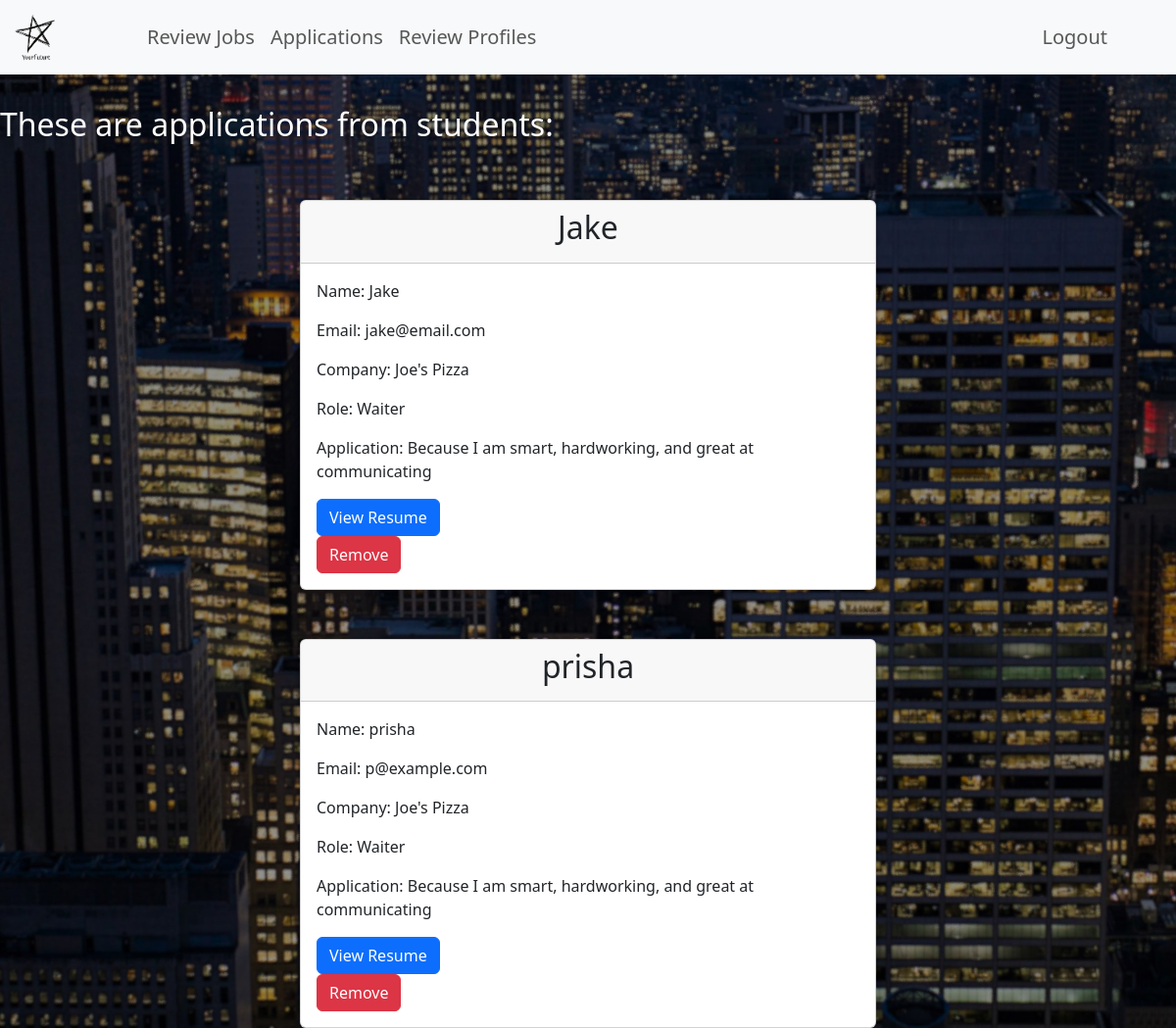
Page /reviewapplicants (signed in) on the committed database.
### tables this page shows
CREATE TABLE "intrested_jobs" (
	"company"	TEXT NOT NULL,
	"role"	TEXT NOT NULL,
	"name"	TEXT NOT NULL,
	"email"	TEXT NOT NULL,
	"user_id"	INTEGER NOT NULL,
	"job_id"	INTEGER NOT NULL,
	"reason"	TEXT NOT NULL,
	"resume"	TEXT NOT NULL,
	"filepath"	TEXT NOT NULL,
	"id"	INTEGER NOT NULL,
	PRIMARY KEY("id" AUTOINCREMENT)
);

### app.py (the view, shortened to what this page needs)
@login_required
@app.route("/reviewapplicants", methods = ["GET", "POST"])
def application():
    conn = get_db()
    cursor = conn.cursor()
    cursor.execute("SELECT * FROM intrested_jobs")
    jobs = cursor.fetchall()
    portfolio=[]
    if jobs:
        for job in jobs:
            portfolio.append({"company":job["company"], "role": job["role"],"id": job["id"], "reason": job["reason"], "resume":job["resume"], "filepath": job["filepath"], "name": job["name"], "email": job["email"]})
    conn.close()
    return render_template("aapplications.html", portfolio = portfolio)

### app.py (called while the page is built)
def get_db():
    if not hasattr(g, 'sqlite_db'): #checks if database connection is already established
        g.sqlite_db = sqlite3.connect(db, check_same_thread=False) #creates new database connection
        g.sqlite_db.row_factory = sqlite3.Row  # Allows column access by name, instead of index
    return g.sqlite_db #return database connection

### templates/aapplications.html (shortened to what this page needs)
{% extends "admin.html" %}
{% block main %}
<div class = "app-welcome">
  <h2>These are applications from students:<h2>
  </div>
{% for job in portfolio %}
<div class="row justify-content-center">
  <div class="col-md-6">
    <div class="card">
      <div class="card-header">
        <h2 class="text-center">{{ job.name }}</h2>
      </div>
      <form action="/reviewapplicants" method="post">
        <div class="card-body">
          <p>Name: {{ job.name }}</p>
          <p>Email: {{ job.email }}</p>
          <p>Company: {{ job.company }}</p>
          <p>Role: {{ job.role }}</p>
          <p>Application: {{ job.reason }}</p>
          <div class="d-grid gap-2 d-md-block">
            <button type="button" class="btn btn-primary" data-bs-toggle="modal" data-bs-target="#addJobModal{{ job.id }}">
              View Resume
            </button>
          </div>
          <button type="submit" name="action" class="btn btn-danger" value="remove_{{ job.id }}">Remove</button>
        </div>
      </form>
    </div>
  </div>
</div>
{% endfor %}
{% endblock %}

### templates/admin.html (shortened to what this page needs)
<!DOCTYPE html>
<html lang="en">
    <head>
        <link href="https://cdn.jsdelivr.net/npm/bootstrap@5.3.3/dist/css/bootstrap.min.css" rel="stylesheet">
        <link rel="stylesheet" href="{{ url_for('static', filename='style.css') }}">
    </head>
    <body>
        {% if session.get("user_id") %}
        <nav class="navbar navbar-expand-lg navbar-light bg-light">
            <div class="container-fluid">
              <a class="navbar-brand" href="/"><img src = "../static/logo.png" class = "brand" alt = "YourFuture">
              </a>
              <div class="collapse navbar-collapse" id="navbarNav">
                <ul class="navbar-nav me-auto">
                  <li class="nav-item">
                    <a class="nav-link" href="/reviewJobs">Review Jobs</a>
                  </li>
                  <li class="nav-item">
                    <a class="nav-link" href="/reviewapplicants">Applications</a>
                  </li>
                  <li class="nav-item">
                    <a class="nav-link" href="/reviewprofiles">Review Profiles</a>
                  </li>
                </ul>
                <ul class="navbar-nav ms-auto">
                  <li class="nav-item">
                    <a class="nav-link" href="/logout">Logout</a>
                  </li>
                </ul>
              </div>
            </div>
          </nav>
        {% endif %}
        <main>
            {% block main %}{% endblock %}
        </main>
    </body>

### static/style.css (style rules this page uses)
body { background-image: url('./city.jpg'); background-size: cover; background-position: center; background-repeat: no-repeat; background-attachment: fixed; color:white; height: 100vh; }
.brand { width: 50px; height: auto; }
.navbar-nav .nav-link { font-size: 20px; padding-left: 100px; padding-right: 100px; }
.navbar-nav { margin-left: 50px; margin-right: 50px; }
.navbar-brand { margin-right: 30px; }
.navbar { margin-bottom: 2rem; }
.card { box-shadow: 0 2px 4px rgba(0, 0, 0, 0.1); margin-top: 50px; }

### rows in the picture
intrested_jobs: name "Jake", email "jake@email.com", company "Joe's Pizza", role "Waiter", reason "Because I am smart, hardworking, and great at communicating"
intrested_jobs: name "prisha", email "p@example.com", company "Joe's Pizza", role "Waiter", reason "Because I am smart, hardworking, and great at communicating"
